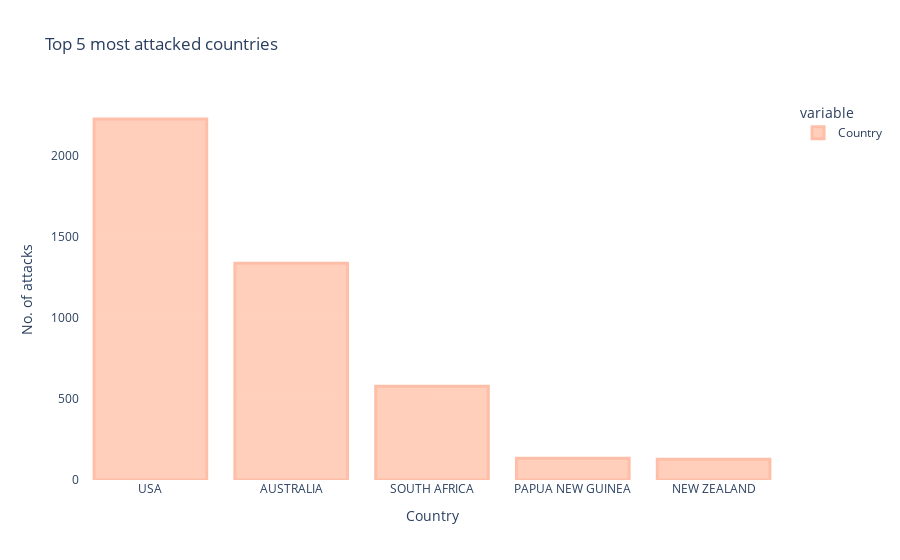

Notebook code for this chart:
### Markdown cell above
## Workplace  

**The second criterion is workplace. Here, the places where the attacks happened are analysed in order to check if most attacks normally happen in the same few locations or if they are heavily scattered through several places.**

Possible conclusions:
- If most attacks happen in a few select locations this indicates sharks indeed like to work close to one another. Therefore, they prefer a more "traditional" work setting;  


- On the other hand, if they are scattered, this would indicate that they do not choose their place of work necessarily based on where other sharks work. In this case, it can be concluded that sharks prefer a rather flexible form of work, a.k.a freelancing.

### Code cell
fig2 = px.bar(Total_prefered_countries, title = "Top 5 most attacked countries", 
              labels = {'index': 'Country', 'value':'No. of attacks' })

fig2.update_layout({

'plot_bgcolor': 'rgba(100, 0, 50, 0)',
'paper_bgcolor': 'rgba(0, 0, 0, 0)'
})

fig2.update_traces(
                  marker_color='lightsalmon',
                  marker_line_color='coral',
                  marker_line_width=3, opacity=0.5
)

fig2.show()

### Figure 1 — Plotly figure (JSON) as saved in the notebook; plotly's stock layout.template omitted (floating-point values rounded to 4 significant figures)
{"data": [{"alignmentgroup": "True", "hovertemplate": "variable=Country<br>Country=%{x}<br>No. of attacks=%{y}<extra></extra>", "legendgroup": "Country", "marker": {"color": "lightsalmon", "line": {"color": "coral", "width": 3}, "pattern": {"shape": ""}}, "name": "Country", "offsetgroup": "Country", "opacity": 0.5, "orientation": "v", "showlegend": true, "textposition": "auto", "type": "bar", "x": ["USA", "AUSTRALIA", "SOUTH AFRICA", "PAPUA NEW GUINEA", "NEW ZEALAND"], "xaxis": "x", "y": [2229, 1338, 579, 134, 128], "yaxis": "y"}], "layout": {"barmode": "relative", "legend": {"title": {"text": "variable"}, "tracegroupgap": 0}, "paper_bgcolor": "rgba(0, 0, 0, 0)", "plot_bgcolor": "rgba(100, 0, 50, 0)", "title": {"text": "Top 5 most attacked countries"}, "xaxis": {"anchor": "y", "domain": [0, 1], "title": {"text": "Country"}}, "yaxis": {"anchor": "x", "domain": [0, 1], "title": {"text": "No. of attacks"}}}}
